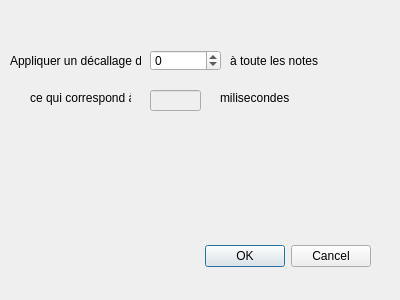
<?xml version="1.0" encoding="UTF-8"?>
<ui version="4.0">
 <class>uDialog_timing</class>
 <widget class="QDialog" name="uDialog_timing">
  <property name="geometry">
   <rect>
    <x>0</x>
    <y>0</y>
    <width>400</width>
    <height>300</height>
   </rect>
  </property>
  <property name="windowTitle">
   <string>Dialog</string>
  </property>
  <widget class="QDialogButtonBox" name="buttonBox">
   <property name="geometry">
    <rect>
     <x>30</x>
     <y>240</y>
     <width>341</width>
     <height>32</height>
    </rect>
   </property>
   <property name="orientation">
    <enum>Qt::Horizontal</enum>
   </property>
   <property name="standardButtons">
    <set>QDialogButtonBox::Cancel|QDialogButtonBox::Ok</set>
   </property>
  </widget>
  <widget class="QSpinBox" name="spinBox">
   <property name="geometry">
    <rect>
     <x>150</x>
     <y>50</y>
     <width>71</width>
     <height>21</height>
    </rect>
   </property>
   <property name="minimum">
    <number>-20</number>
   </property>
  </widget>
  <widget class="QLabel" name="label">
   <property name="geometry">
    <rect>
     <x>10</x>
     <y>50</y>
     <width>131</width>
     <height>21</height>
    </rect>
   </property>
   <property name="text">
    <string>Appliquer un décallage de</string>
   </property>
  </widget>
  <widget class="QLabel" name="label_2">
   <property name="geometry">
    <rect>
     <x>230</x>
     <y>50</y>
     <width>131</width>
     <height>21</height>
    </rect>
   </property>
   <property name="text">
    <string>à toute les notes</string>
   </property>
  </widget>
  <widget class="QLabel" name="label_3">
   <property name="geometry">
    <rect>
     <x>30</x>
     <y>90</y>
     <width>101</width>
     <height>16</height>
    </rect>
   </property>
   <property name="text">
    <string>ce qui correspond à</string>
   </property>
  </widget>
  <widget class="QLineEdit" name="lineEdit">
   <property name="enabled">
    <bool>false</bool>
   </property>
   <property name="geometry">
    <rect>
     <x>150</x>
     <y>90</y>
     <width>51</width>
     <height>21</height>
    </rect>
   </property>
  </widget>
  <widget class="QLabel" name="label_4">
   <property name="geometry">
    <rect>
     <x>220</x>
     <y>90</y>
     <width>71</width>
     <height>16</height>
    </rect>
   </property>
   <property name="text">
    <string>milisecondes</string>
   </property>
  </widget>
 </widget>
 <resources/>
 <connections>
  <connection>
   <sender>buttonBox</sender>
   <signal>accepted()</signal>
   <receiver>uDialog_timing</receiver>
   <slot>accept()</slot>
   <hints>
    <hint type="sourcelabel">
     <x>248</x>
     <y>254</y>
    </hint>
    <hint type="destinationlabel">
     <x>157</x>
     <y>274</y>
    </hint>
   </hints>
  </connection>
  <connection>
   <sender>buttonBox</sender>
   <signal>rejected()</signal>
   <receiver>uDialog_timing</receiver>
   <slot>reject()</slot>
   <hints>
    <hint type="sourcelabel">
     <x>316</x>
     <y>260</y>
    </hint>
    <hint type="destinationlabel">
     <x>286</x>
     <y>274</y>
    </hint>
   </hints>
  </connection>
 </connections>
</ui>
